Frame 1 (no input): blank canvas, image omitted
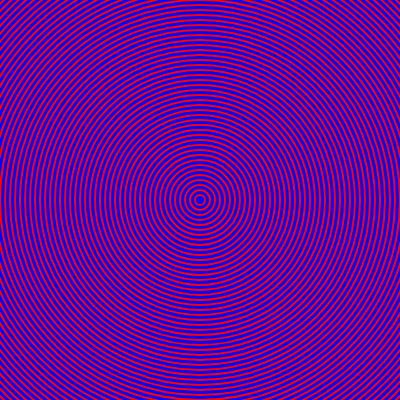
Frame 60 (no input)
Frame 120 (the mouse pressed at the canvas centre since frame 60): identical to frame 60, image omitted

The p5.js sketch that drew this single still picture (run headless with seeded random() and noise() and a simulated clock; from frame 60 on, the mouse is pressed at the canvas centre):

// p5.js sketch
// ── sketch.js
function setup() {
  createCanvas(400, 400);
  background(0, 0, 255);
}

var size = 10;

function draw() {
  noFill();
  stroke(255, 0, 0);
  strokeWeight(2);
  circle(200, 200, size);
  size += 10;
}
